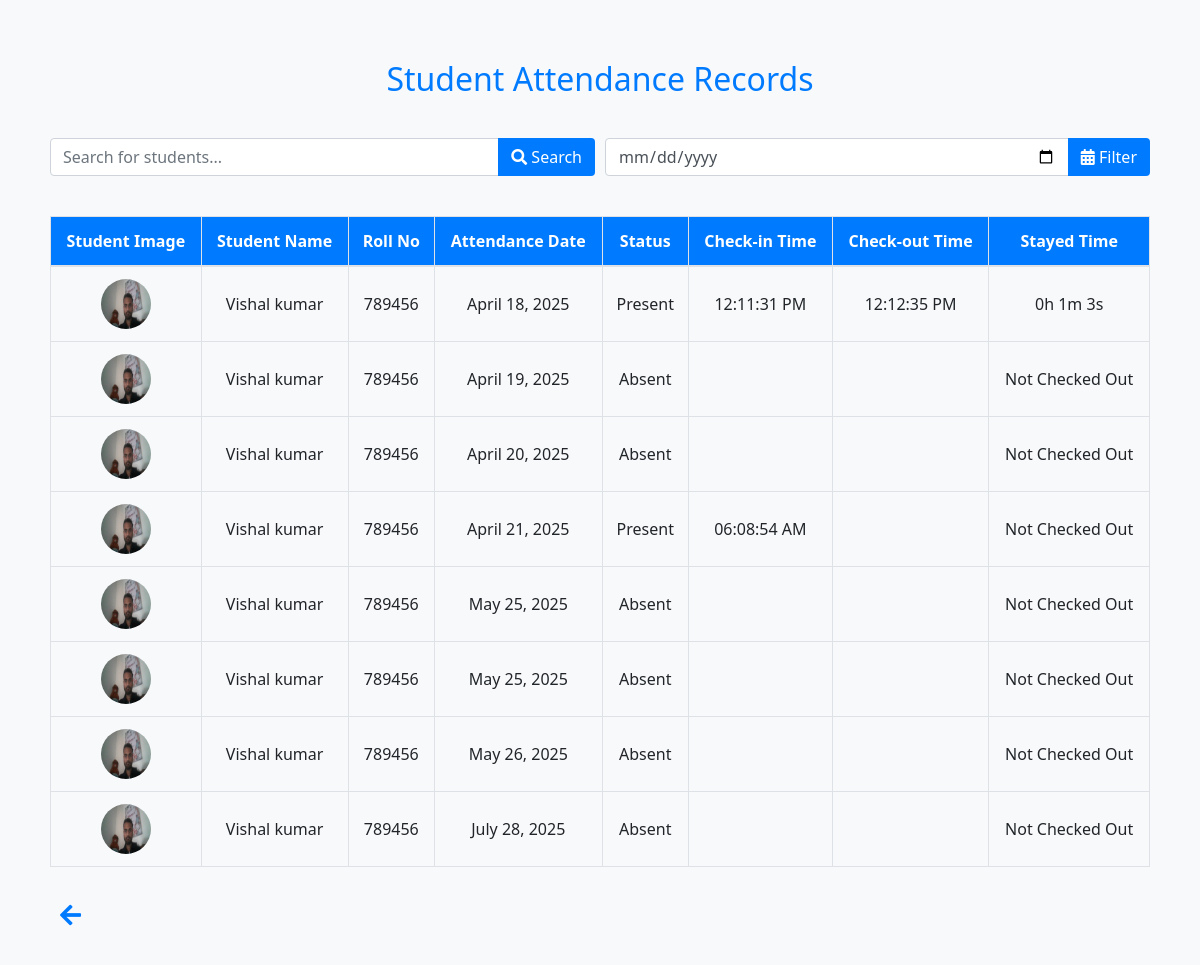
/attendance/ (signed in), run on the app's committed database.
### app1/models.py (models this page shows, shortened)
class Attendance(models.Model):
    student = models.ForeignKey(Student, on_delete=models.CASCADE)
    date = models.DateField()
    check_in_time = models.DateTimeField(null=True, blank=True)
    check_out_time = models.DateTimeField(null=True, blank=True)
    status = models.CharField(max_length=20, choices=[('Present', 'Present'), ('Absent', 'Absent')], default='Absent')
    is_late = models.BooleanField(default=False)
    email_sent = models.BooleanField(default=False)
    def calculate_duration(self):
        if self.check_in_time and self.check_out_time:
            duration = self.check_out_time - self.check_in_time
            hours, remainder = divmod(duration.total_seconds(), 3600)
            minutes, seconds = divmod(remainder, 60)
            return f"{int(hours)}h {int(minutes)}m {int(seconds)}s"
        return None

class Student(models.Model):
    user = models.OneToOneField(User, on_delete=models.CASCADE, related_name="student_profile")
    name = models.CharField(max_length=255)
    email = models.EmailField(max_length=255)
    phone_number = models.CharField(max_length=15)
    student_class = models.CharField(max_length=100)
    image = models.ImageField(upload_to='students/')
    authorized = models.BooleanField(default=False)
    roll_no = models.CharField(max_length=20)
    address = models.TextField()
    date_of_birth = models.DateField()
    joining_date = models.DateField()
    mother_name = models.CharField(max_length=255)
    father_name = models.CharField(max_length=255)

### app1/views.py (the view)
# urls.py: path('attendance/', views.student_attendance, name='student_attendance'),
@login_required
def student_attendance(request):
    user = request.user
    student = Student.objects.get(user=user)  # Fetch the logged-in student's profile
    search_query = request.GET.get('search', '')
    date_filter = request.GET.get('attendance_date', '')
    attendance_records = Attendance.objects.filter(student=student)
    if search_query:
        attendance_records = attendance_records.filter(Q(student__name__icontains=search_query) |
                                                      Q(student__roll_no__icontains=search_query))
    if date_filter:
        attendance_records = attendance_records.filter(date=date_filter)
    return render(request, 'student/student_attendance.html', {
        'student_attendance_data': attendance_records,
        'search_query': search_query,
        'date_filter': date_filter
    })

### templates/student/student_attendance.html (shortened to what this page needs)
<!DOCTYPE html>
<html lang="en">
<head>
    <link rel="stylesheet" href="https://stackpath.bootstrapcdn.com/bootstrap/4.5.2/css/bootstrap.min.css">
    <link rel="stylesheet" href="https://cdnjs.cloudflare.com/ajax/libs/font-awesome/5.15.3/css/all.min.css">
</head>
<body>
<div class="container">
    <h2 class="heading">Student Attendance Records</h2>
    <form method="get" class="filter-container">
        <div class="input-group">
            <input type="text" name="search" class="form-control" placeholder="Search for students..." value="{{ search_query }}">
            <div class="input-group-append">
                <button class="btn btn-custom" type="submit"><i class="fas fa-search"></i> Search</button>
            </div>
        </div>
        <div class="input-group">
            <input type="date" name="attendance_date" class="form-control" value="{{ date_filter }}">
            <div class="input-group-append">
                <button class="btn btn-custom" type="submit"><i class="fas fa-calendar-alt"></i> Filter</button>
            </div>
        </div>
    </form>
    <div class="table-responsive attendance-table">
        <table class="table table-bordered table-hover">
            <thead>
                <tr>
                    <th>Student Image</th>
                    <th>Student Name</th>
                    <th>Roll No</th>
                    <th>Attendance Date</th>
                    <th>Status</th>
                    <th>Check-in Time</th>
                    <th>Check-out Time</th>
                    <th>Stayed Time</th>
                </tr>
            </thead>
            <tbody>
                {% for attendance in student_attendance_data %}
                <tr>
                    <td>
                        {% if attendance.student.image %}
                            <img src="{{ attendance.student.image.url }}" alt="{{ attendance.student.name }}" style="width: 50px; height: 50px; border-radius: 50%;">
                        {% else %}
                            No Image
                        {% endif %}
                    </td>
                    <td>{{ attendance.student.name }}</td>
                    <td>{{ attendance.student.roll_no }}</td>
                    <td>{{ attendance.date }}</td>
                    <td>{{ attendance.status }}</td>
                    <td>{{ attendance.check_in_time|date:"h:i:s A" }}</td>
                    <td>{{ attendance.check_out_time|date:"h:i:s A" }}</td>
                    <td>
                        {% if attendance.check_in_time and attendance.check_out_time %}
                            {{ attendance.calculate_duration }}
                        {% else %}
                            Not Checked Out
                        {% endif %}
                    </td>
                </tr>
                {% empty %}
                    <tr>
                        <td colspan="8">No attendance records found.</td>
                    </tr>
                {% endfor %}
            </tbody>
        </table>
    </div>
    <div class="footer">
        <i class="fas fa-arrow-left back-icon" onclick="location.href='/'"></i>
    </div>
</div>
</body>
</html>

### templates/student/student_attendance.html (style rules this page uses)
body, html { margin: 0; padding: 0; font-family: 'Segoe UI', Tahoma, Geneva, Verdana, sans-serif; background-color: #f8f9fa; color: #343a40; }
.container { padding: 20px; min-height: 100vh; display: flex; flex-direction: column; }
.table-responsive { margin-top: 20px; flex-grow: 1; }
.table thead th { vertical-align: middle; text-align: center; background-color: #007bff; color: white; }
.table td, .table th { vertical-align: middle; text-align: center; }
.heading { text-align: center; margin: 40px 0; color: #007bff; }
.footer { margin-top: auto; padding: 10px 0; text-align: left; }
.back-icon { padding: 10px; font-size: 1.5em; color: #007bff; cursor: pointer; transition: color 0.3s ease; }
.filter-container { display: flex; justify-content: space-between; margin-bottom: 20px; }
.filter-container .input-group { flex: 1; margin-right: 10px; }
.filter-container .input-group:last-child { margin-right: 0; }
.btn-custom { background-color: #007bff; color: white; }

### data on the page
Attendance: student.image (picture), student.name "Vishal kumar", student.roll_no "789456", date "April 18, 2025", status "Present", check_in_time "12:11:31 PM", check_out_time "12:12:35 PM", calculate_duration "0h 1m 3s"
Attendance: student.image (picture), student.name "Vishal kumar", student.roll_no "789456", date "April 19, 2025", status "Absent", shows "Not Checked Out"
Attendance: student.image (picture), student.name "Vishal kumar", student.roll_no "789456", date "April 20, 2025", status "Absent", shows "Not Checked Out"
Attendance: student.image (picture), student.name "Vishal kumar", student.roll_no "789456", date "April 21, 2025", status "Present", check_in_time "06:08:54 AM", shows "Not Checked Out"
Attendance: student.image (picture), student.name "Vishal kumar", student.roll_no "789456", date "May 25, 2025", status "Absent", shows "Not Checked Out"
Attendance: student.image (picture), student.name "Vishal kumar", student.roll_no "789456", date "May 25, 2025", status "Absent", shows "Not Checked Out"
Attendance: student.image (picture), student.name "Vishal kumar", student.roll_no "789456", date "May 26, 2025", status "Absent", shows "Not Checked Out"
Attendance: student.image (picture), student.name "Vishal kumar", student.roll_no "789456", date "July 28, 2025", status "Absent", shows "Not Checked Out"
